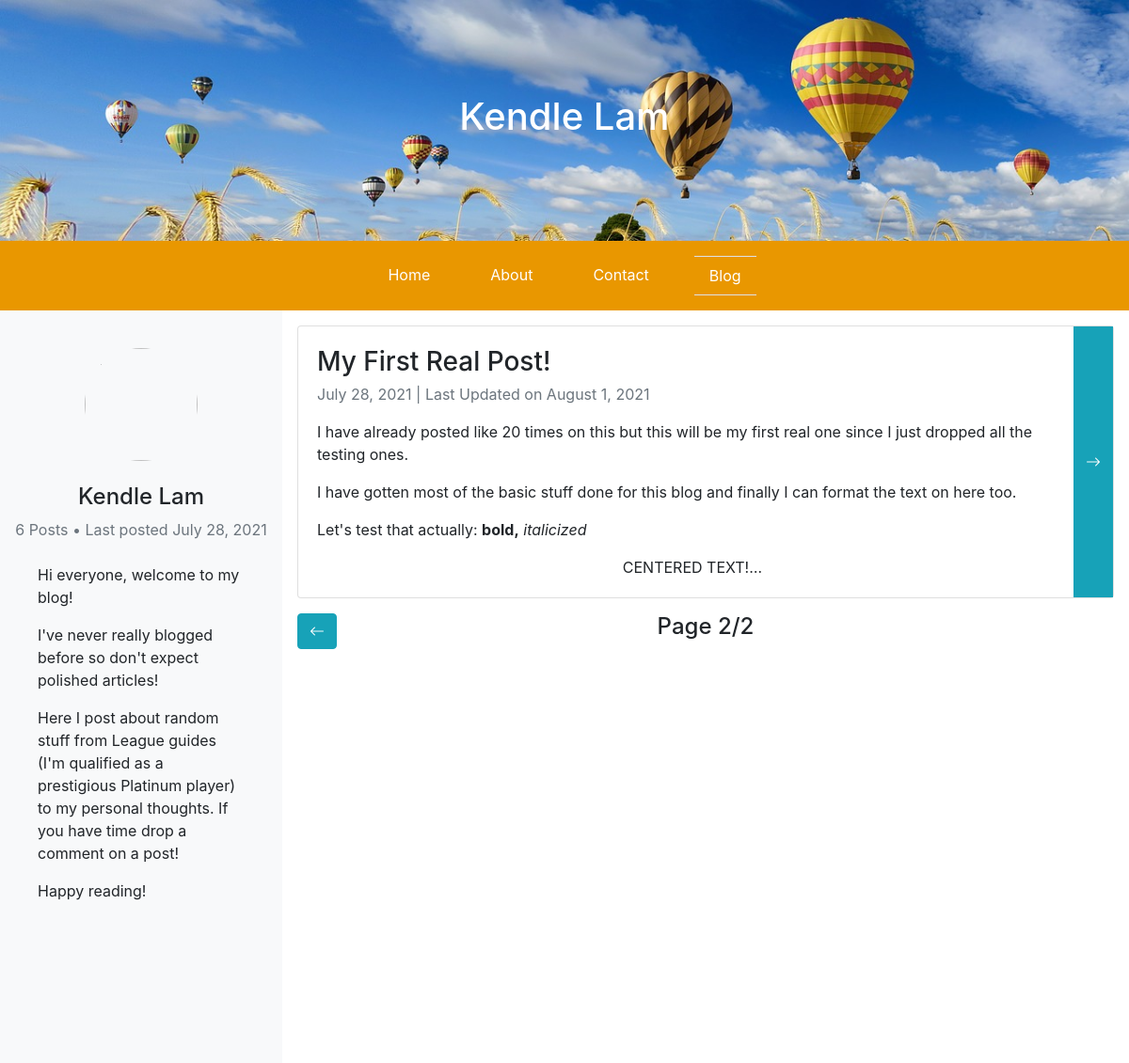
Page /blog?page=2 on the committed database.
### flaskblog/models.py (models this page shows, shortened)
class Post(db.Model):
    id = db.Column(db.Integer, primary_key=True)
    title = db.Column(db.String(100), nullable=False)
    date_posted = db.Column(db.DateTime, nullable=False, default=datetime.utcnow)
    last_updated = db.Column(db.DateTime, nullable=False, default=datetime.utcnow)
    content = db.Column(db.Text, nullable=False)
    comments = db.relationship('Comment', backref='post', lazy=True)

### flaskblog/posts/routes.py (the view)
@posts.route("/blog")
def blog():
    page = request.args.get('page', 1, type=int)
    posts = Post.query.order_by(Post.date_posted.desc()).paginate(page=page, per_page=comment_per_page)
    return render_template("blog.html", posts = posts, title='Blog')

### flaskblog/templates/blog.html (shortened to what this page needs)
{% extends "layout.html"%}
{% set active_page = "blog" %}
{% block content %}
<div class="container-fluid px-0 d-flex h-100">
    <div class="row no-gutters flex-grow-1">
        <div class="col-md-3 bg-light ">
            <div class="sticky-top p-3">
                <div class="d-flex flex-column">
                    <img id="circle-image" class="mx-auto d-block my-4" src="{{ url_for('static', filename='blog_profile.jpg') }}">
                    <h4 class="text-center">Kendle Lam</h4>
                    <div class="text-muted text-center">
                        {{posts.total}} Posts &#8226; Last posted {{posts.items[0].date_posted.strftime('%B %e, %Y')}}
                    </div>
                    <div class="p-4">
                        <p>Hi everyone, welcome to my blog!</p>
                        <p>I've never really blogged before so don't expect polished articles!</p>
                        <p>Here I post about random
                            stuff from League guides (I'm qualified as a prestigious Platinum player) to my personal thoughts. If you have time drop a comment on a post! </p>
                        <p>Happy reading!</p>
                    </div>
                </div>
            </div>
        </div>
        <div class="col-md-9 px-3">
            {% for post in posts.items %}
            <div class="card my-3 flex-row d-flex">
                <div class="card-body">
                    <h3 class="card-title text-truncate">{{ post.title }}</h3>
                    <p class="card-subtitle text-muted">{{ post.date_posted.strftime('%B %e, %Y') }}
                        {% if post.date_posted.strftime('%B %e, %Y') != post.last_updated.strftime('%B %e, %Y') %} |
                        <span> Last Updated on {{ post.last_updated.strftime('%B %e, %Y')}}</span>
                        {% endif %}
                    </p>
                    <div class="card-text mt-3 blog-text" >{{ post.content|safe }}</div>
                </div>
                <a href="{{ url_for('posts.post', post_id=post.id, blogpage=posts.page) }}">
                    <button class="btn btn-info rounded-0 h-100" >
                        <i class="bi bi-arrow-right"></i>
                    </button>
                </a>
            </div>
            {% endfor %}
            <div class="d-flex justify-content-between">
                {% if posts.page != 1 %}
                <a class="btn btn-info mb-3" href="{{ url_for('posts.blog', page=posts.page-1)}}"><i class="bi bi-arrow-left"></i></a>
                {% else %}
                <a class="btn btn-info mb-3 invisible" href="#"><i class="bi bi-arrow-left"></i></a>
                {% endif %}
                <h4>Page {{posts.page}}/{{posts.pages}}</h4>
            </div>
        </div>
    </div>
</div>
{% endblock%}

### flaskblog/templates/layout.html (shortened to what this page needs)
<!DOCTYPE html>
<html lang="en">
<head>
    <link rel="stylesheet" href="https://stackpath.bootstrapcdn.com/bootstrap/4.3.1/css/bootstrap.min.css">
    <link rel="stylesheet" type="text/css" href="{{ url_for('static', filename='main.css') }}">
    <link rel="stylesheet" href="https://cdn.jsdelivr.net/npm/bootstrap-icons@1.5.0/font/bootstrap-icons.css">
</head>
<body>
    {% if current_user.is_authenticated %}
    {% set navigation_bar = [
        ('main.index', 'index', 'Home'),
        ('main.about', 'about', 'About'),
        ('main.contact', 'contact', 'Contact'),
        ('posts.blog', 'blog', 'Blog'),
        ('users.logout', 'logout', 'Logout')
    ] -%}
    {% else %}
    {% set navigation_bar = [
        ('main.index', 'index', 'Home'),
        ('main.about', 'about', 'About'),
        ('main.contact', 'contact', 'Contact'),
        ('posts.blog', 'blog', 'Blog')
    ] -%}
    {% endif %}
    {% set active_page = active_page|default('index') -%}
    <div class="header">
        <h1>Kendle Lam</h1>
    </div>
    <ul class="nav justify-content-center p-3" style="background-color: rgb(233, 151, 0);">
        {% for href, id, caption in navigation_bar %}
        {% if id == active_page %}
        <li class="nav-item mx-3 border-top border-bottom"><a class="nav-link" href="{{ url_for(href) }}">{{ caption|e }}</a></li>
        {% else %}
        <li class="nav-item mx-3"><a class="nav-link" href="{{ url_for(href) }}">{{ caption|e }}</a></li>
        {% endif%}
        {% endfor %}
    </ul>
    {% block content %}{% endblock %}
</body>
</html>

### flaskblog/static/main.css (style rules this page uses)
a.nav-link { color:white; }
#circle-image { height:120px; width:120px; border-radius:50%; background-position:center; }
.blog-text { overflow: hidden; text-overflow: ellipsis; display: -webkit-box; -webkit-line-clamp: 5; -webkit-box-orient: vertical; }
.card-title { line-height: normal; }
html, body { height:100%; }
.header { text-align:center; background-image: url("header_image.jpg"); background-size:cover; padding-top:100px; padding-bottom:100px; color:white; }

### rows in the picture
Post: date_posted "July 28, 2021", title "My First Real Post!", last_updated "August 1, 2021", content "I have already posted like 20 times on this but this will be my first real one since I just dropped all the testing ones. I have gotten most of the basic stuff done for this blog and finally I can format the text on here too. Let's test that actually: bold, italicized CENTERED TEXT!"

### other values in the picture
{{ caption|e }} "Home" "About" "Contact"
{{ caption|e }} "Blog"
{{ posts.total }} "6"
{{ posts.page }} "2"
{{ posts.pages }} "2"
